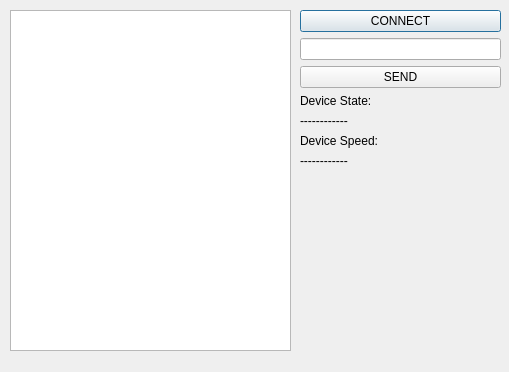
<?xml version="1.0" encoding="UTF-8"?>
<ui version="4.0">
 <class>DeviceDialog</class>
 <widget class="QDialog" name="DeviceDialog">
  <property name="geometry">
   <rect>
    <x>0</x>
    <y>0</y>
    <width>509</width>
    <height>372</height>
   </rect>
  </property>
  <property name="windowTitle">
   <string>Dialog</string>
  </property>
  <widget class="QListWidget" name="lstMessages">
   <property name="geometry">
    <rect>
     <x>10</x>
     <y>10</y>
     <width>281</width>
     <height>341</height>
    </rect>
   </property>
  </widget>
  <widget class="QWidget" name="">
   <property name="geometry">
    <rect>
     <x>300</x>
     <y>10</y>
     <width>201</width>
     <height>341</height>
    </rect>
   </property>
   <layout class="QVBoxLayout" name="verticalLayout">
    <item>
     <widget class="QPushButton" name="btnConnect">
      <property name="text">
       <string>CONNECT</string>
      </property>
     </widget>
    </item>
    <item>
     <widget class="QLineEdit" name="lnMessage"/>
    </item>
    <item>
     <widget class="QPushButton" name="btnSend">
      <property name="text">
       <string>SEND</string>
      </property>
     </widget>
    </item>
    <item>
     <widget class="QLabel" name="lblState">
      <property name="text">
       <string>Device State: </string>
      </property>
     </widget>
    </item>
    <item>
     <widget class="QLabel" name="label_2">
      <property name="text">
       <string>------------</string>
      </property>
     </widget>
    </item>
    <item>
     <widget class="QLabel" name="lblSpeed">
      <property name="text">
       <string>Device Speed:</string>
      </property>
     </widget>
    </item>
    <item>
     <widget class="QLabel" name="label_4">
      <property name="text">
       <string>------------</string>
      </property>
     </widget>
    </item>
    <item>
     <spacer name="verticalSpacer">
      <property name="orientation">
       <enum>Qt::Vertical</enum>
      </property>
      <property name="sizeHint" stdset="0">
       <size>
        <width>20</width>
        <height>40</height>
       </size>
      </property>
     </spacer>
    </item>
   </layout>
  </widget>
 </widget>
 <resources/>
 <connections/>
</ui>
